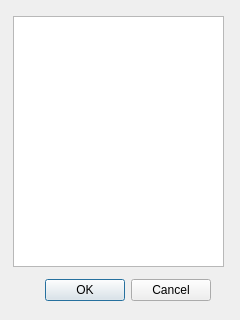
<?xml version="1.0" encoding="UTF-8"?>
<ui version="4.0">
 <class>Dialog</class>
 <widget class="QDialog" name="Dialog">
  <property name="geometry">
   <rect>
    <x>0</x>
    <y>0</y>
    <width>240</width>
    <height>320</height>
   </rect>
  </property>
  <property name="windowTitle">
   <string>Dialog</string>
  </property>
  <widget class="QDialogButtonBox" name="buttonBox">
   <property name="geometry">
    <rect>
     <x>20</x>
     <y>270</y>
     <width>191</width>
     <height>41</height>
    </rect>
   </property>
   <property name="orientation">
    <enum>Qt::Horizontal</enum>
   </property>
   <property name="standardButtons">
    <set>QDialogButtonBox::Cancel|QDialogButtonBox::Ok</set>
   </property>
  </widget>
  <widget class="QTextEdit" name="textEdit">
   <property name="geometry">
    <rect>
     <x>13</x>
     <y>16</y>
     <width>211</width>
     <height>251</height>
    </rect>
   </property>
  </widget>
 </widget>
 <resources/>
 <connections>
  <connection>
   <sender>buttonBox</sender>
   <signal>accepted()</signal>
   <receiver>Dialog</receiver>
   <slot>accept()</slot>
   <hints>
    <hint type="sourcelabel">
     <x>248</x>
     <y>254</y>
    </hint>
    <hint type="destinationlabel">
     <x>157</x>
     <y>274</y>
    </hint>
   </hints>
  </connection>
  <connection>
   <sender>buttonBox</sender>
   <signal>rejected()</signal>
   <receiver>Dialog</receiver>
   <slot>reject()</slot>
   <hints>
    <hint type="sourcelabel">
     <x>316</x>
     <y>260</y>
    </hint>
    <hint type="destinationlabel">
     <x>286</x>
     <y>274</y>
    </hint>
   </hints>
  </connection>
 </connections>
</ui>
